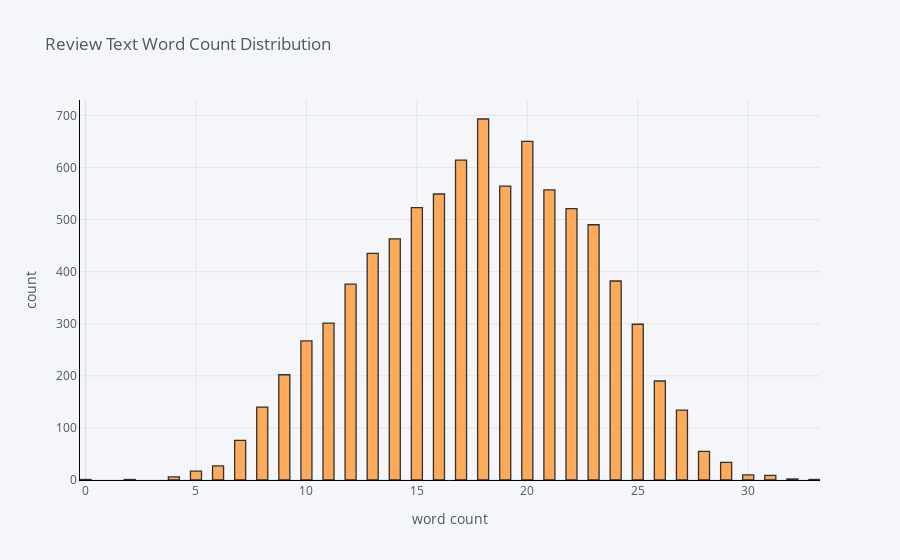

Write notebook code for a chart like this one.
### Code cell
df['word_count'].iplot(
    kind='hist',
    bins=100,
    xTitle='word count',
    linecolor='black',
    yTitle='count',
    title='Review Text Word Count Distribution')

### Figure 1 — Plotly figure (JSON) as saved in the notebook; plotly's stock layout.template omitted (floating-point values rounded to 4 significant figures; data arrays with more than 128 entries replaced by an {"elided": "..."} marker saying what was removed)
{"data": [{"histfunc": "count", "histnorm": "", "marker": {"color": "rgba(255, 153, 51, 1.0)", "line": {"color": "#000000", "width": 1.3}}, "name": "word_count", "nbinsx": 100, "opacity": 0.8, "orientation": "v", "type": "histogram", "x": {"elided": "8589 int values"}}], "layout": {"barmode": "overlay", "legend": {"bgcolor": "#F5F6F9", "font": {"color": "#4D5663"}}, "paper_bgcolor": "#F5F6F9", "plot_bgcolor": "#F5F6F9", "title": {"font": {"color": "#4D5663"}, "text": "Review Text Word Count Distribution"}, "xaxis": {"gridcolor": "#E1E5ED", "linecolor": "black", "showgrid": true, "tickfont": {"color": "#4D5663"}, "title": {"font": {"color": "#4D5663"}, "text": "word count"}, "zerolinecolor": "#E1E5ED"}, "yaxis": {"gridcolor": "#E1E5ED", "linecolor": "black", "showgrid": true, "tickfont": {"color": "#4D5663"}, "title": {"font": {"color": "#4D5663"}, "text": "count"}, "zerolinecolor": "#E1E5ED"}}}
